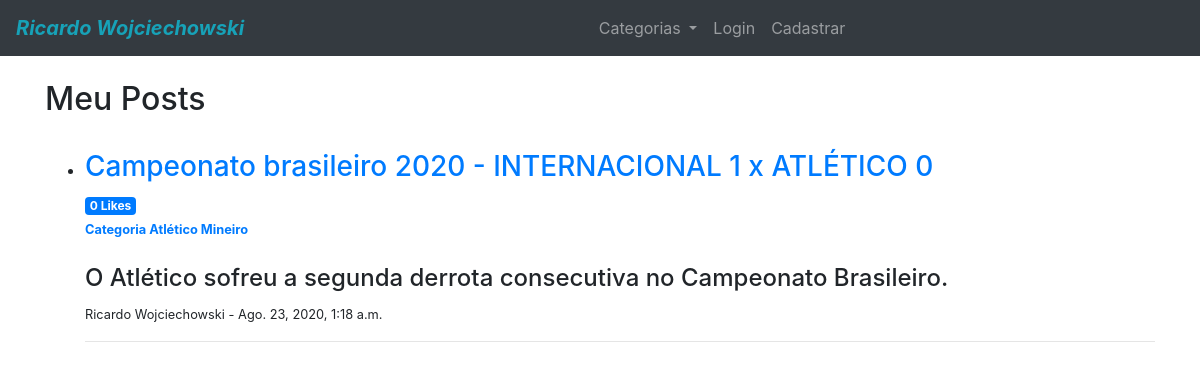
The page / on the database its author committed.
### blog/models.py (models this page shows, shortened)
class Post(models.Model):
    title = models.CharField(max_length=255)
    author = models.ForeignKey(User, on_delete=models.CASCADE)
    body = RichTextField(blank=True, null=True)
    post_date = models.DateTimeField(auto_now_add=True)
    category = models.CharField(max_length=255, default='sem categoria')
    snippet = models.CharField(max_length=255, default='Resumo do post')
    likes = models.ManyToManyField(User, related_name='blog_posts')
    def total_likes(self):
        return self.likes.count()

### blog/views.py (the view)
# urls.py: path('', HomeView.as_view(), name="home"),
class HomeView(ListView):
    model = Post
    template_name = 'home.html'
    ordering = ['-post_date']
    def get_context_data(self, *args, **kwargs):
        categories_menu = Category.objects.all()
        context = super(HomeView, self).get_context_data(*args, **kwargs)
        context["categories_menu"] = categories_menu
        return context

### blog/models.py (called while the page is built)
    def __str__(self):
        return self.name

### templates/home.html
{% extends 'base.html' %}
{% block content %}
<h2>Meu Posts</h2>
<ul>
    {% for post in object_list %}
        <br>
        <li>
            <h3><a href="{% url 'article-detail' post.pk %}">{{ post.title }}</a></h3>
            <small class="badge badge-primary">{{ post.total_likes }} Likes</small>
            <br>
            <small><a href="{% url 'category' post.category %}"><b>Categoria {{ post.category }}</b></a></small>
            <br><br>
            <h4>{{ post.snippet | safe }}</h4>
            <p><small>{{ post.author.first_name }} {{ post.author.last_name }} - {{ post.post_date }}</small></p>
        </li>
        <hr>
    {% endfor %}
</ul>
{% endblock %}

### rows shown on the page
Post: title "Campeonato brasileiro 2020 - INTERNACIONAL 1 x ATLÉTICO 0", total_likes "0", category "Atlético Mineiro", snippet "O Atlético sofreu a segunda derrota consecutiva no Campeonato Brasileiro.", author.first_name "Ricardo", author.last_name "Wojciechowski", post_date "Ago. 23, 2020, 1:18 a.m."
